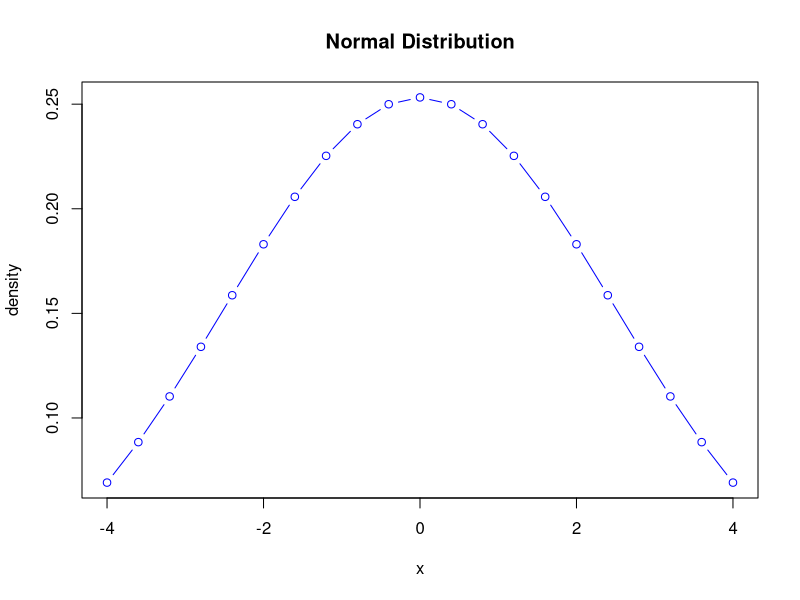

This figure's R source:
options(warn=-1)

##' **Normal Distribution**
###' *The Normal Distribution is member of parameters mean and variance*
###' 
###' *it has a probability density function g(x;mean,variance) ==>  k * exp(1)^((-1/(2*variance))*((x-mu)^2))*
###' 
###' *the shape of the curve is determined by exp(1)^((-1/(2*variance))*((x-mu)^2)) and k is the constant to make this equation probabaility density function.*
###' 
###' *k only changes the area under curve not the basic shape
###' 
##' *k (constant) is calculated by 1/sqrt(2 * pi * sd(x))
##' 
##' *so lets create probability density function for normal distribution*
##' 
norm_dist<-function(x){
  variance = var(x)
  st_dev = sd(x)
  mu = mean(x)
  k = 1 / sqrt(2*pi*st_dev)
  normf <- k * exp(1)^((-1/(2*variance))*((x-mu)^2))
  print(paste("k is : " ,k))
  return(normf)
}


##' *lets create a variable that ranges between -4 and 4*
x <- seq(-4, 4, length = 21)
##'
##'*plot probability densities for normal distribution for our vector*
plot(x,norm_dist(x),type="b",col="blue",main = paste("Normal Distribution"),ylab="density")


##' *Thanks: Hincal Topcuoglu*


